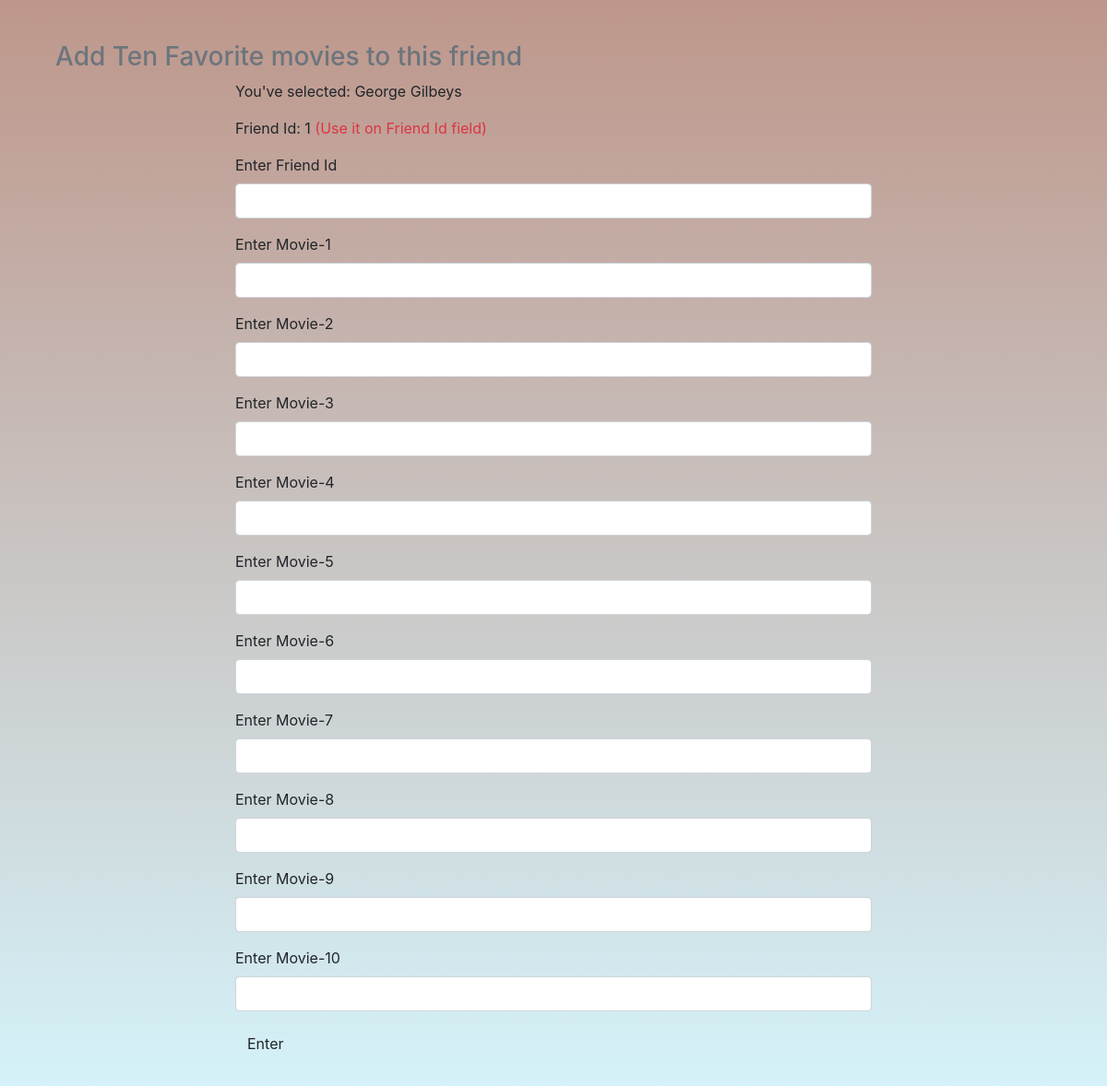
Screenshot of /AddMovies/1 with the database file from the repository.
### app/Homepage/model.py (models this page shows, shortened)
class Friends(db.Model):
    id = db.Column(db.Integer, primary_key = True)
    firstName = db.Column(db.String(45))
    secondName = db.Column(db.String(200))

### app/Movies/routes.py (the view, shortened to what this page needs)
@movies_bp.route("/AddMovies/<int:id>", methods=['POST','GET'])
def AddMovies(id):
    current_friend = Friends.query.get_or_404(id)
    form = Movies()
    return render_template('AddMovie.html', form= form, id=id, friend=current_friend)

### app/Movies/form.py
class Movies(FlaskForm):
    friendId = StringField('Enter Friend Id')
    movie1 = StringField('Enter Movie-1')
    movie2 = StringField('Enter Movie-2')
    movie3 = StringField('Enter Movie-3')
    movie4 = StringField('Enter Movie-4')
    movie5 = StringField('Enter Movie-5')
    movie6 = StringField('Enter Movie-6')
    movie7 = StringField('Enter Movie-7')
    movie8 = StringField('Enter Movie-8')
    movie9 = StringField('Enter Movie-9')
    movie10 = StringField('Enter Movie-10')
    submit = SubmitField('Enter')

### app/Movies/templates/AddMovie.html
{% extends 'base.html' %}
{% import 'bootstrap/wtf.html' as wtf %}
{% block content %}
<div class="home">
<div class="container">
    <h3 class="text-muted">Add Ten Favorite movies to this friend</h3>
    <div class="col-8 mx-auto">
        <p>You've selected: {{ friend.firstName }} {{ friend.secondName }}</p>
        <p>Friend Id: {{ friend.id }} <span class="text-danger">(Use it on Friend Id field)</span></p>
        {{ wtf.quick_form(form) }}
    </div>
</div>
</div>
{% endblock %}

### app/static/main.css (style rules this page uses)
.home { height: auto; padding: 45px 45px; background: linear-gradient(hsla(14, 69%, 29%, 0.502), rgba(171, 234, 250, 0.5)); }

### rows the page displays
Friends: firstName "George", secondName "Gilbeys", id "1"
